Frame 1 (no input): blank canvas, image omitted
Frame 60 (no input): blank canvas, image omitted
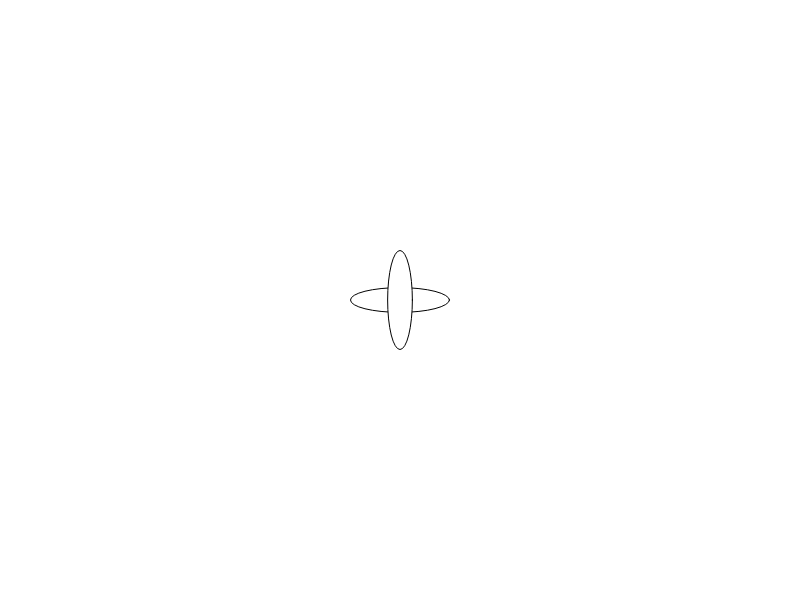
Frame 120 (the mouse pressed at the canvas centre since frame 60)

The p5.js sketch whose frames 1 and 60 were blank and that drew this single picture after the mouse press (run headless with seeded random() and noise() and a simulated clock; from frame 60 on, the mouse is pressed at the canvas centre):

// p5.js sketch
// ── sketch.js
//global variables
let size = 100
  function setup(){
    createCanvas(800, 600);
  }
  function draw() {
  //not needed
  }
  function mouseMoved() {
    //when the mouse moves the object moves with it
    //clear trail of object
    background(255);
    //draw object
    ellipse(mouseX, mouseY,size,size/4);
    ellipse(mouseX,mouseY,size/4,size);
    //moving the mouse makes the size smaller
    size=size-1
    if (size>width-size || mouseX<0){
      mouseXSpeed*=-1
    }
  }
  function mouseClicked() {
    // This function is called whenever the mouse is clicked
    // (but the mouse must not be moving at the same time)
    // and will change the fill colour randomly
    fill(random(255), random(255), random(255));
    //each mouse click the object gets bigger
    size=size+25
  }
